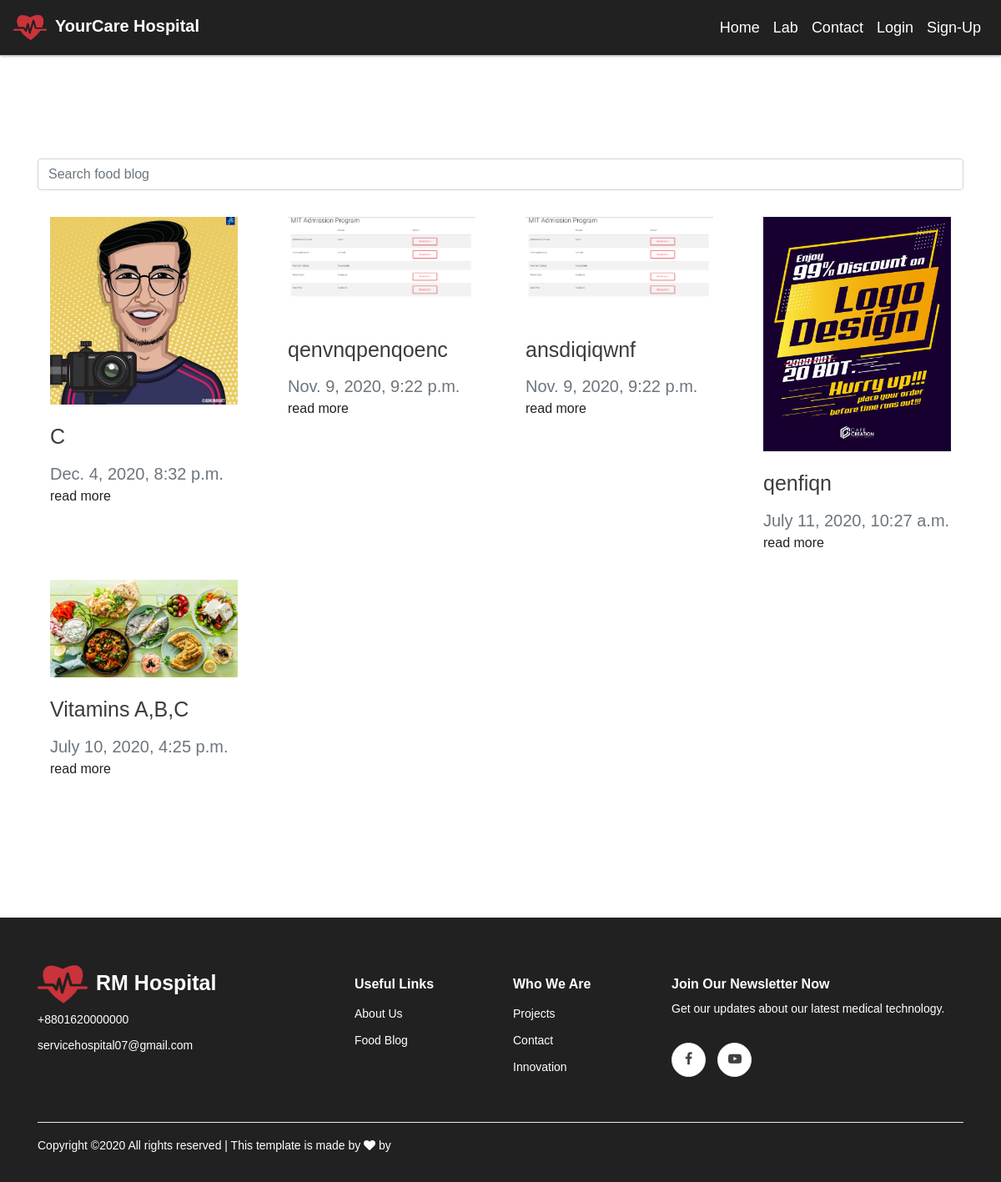
/food/posts/, run on the app's committed database.
### home/models.py (models this page shows, shortened)
class FoodBlog(models.Model):
	title = models.CharField(max_length=255, blank=True, default='')
	date = models.DateTimeField(default=datetime.datetime.now(), blank=True)
	post_image = models.ImageField(upload_to='blog_images', null=True, blank=True)
	formatted_image = ImageSpecField(source='post_image', processors=[ResizeToFill(220,220)], format='JPEG', options={'quality':90})
	description = RichTextField(max_length=1000, null=True, blank=True)
	slug = models.SlugField(unique=True,blank=True, default='')

### home/views.py (the view)
# urls.py: path('food/posts/',views.FoodBlogDetails.as_view(), name='food_posts'),
class FoodBlogDetails(View):
	template_name = 'home/food_blog.html'
	def get(self, request):
		food_blogs = FoodBlog.objects.all().order_by('-id')
		contexts = {
			'food_blogs': food_blogs,
		}
		return render(request, self.template_name, contexts)

### home/templates/home/food_blog.html
{% extends 'home/base.html' %}
{% block content %}
{% load static %}
<div class="container" style="margin-top: 100px; color: #3c3c3c;">
	<form action="{% url 'home:food_blog_search' %}" method="get">
		<div class="form-group">
			<input class="form-control" type="text" name="q" placeholder="Search food blog">
		</div>
	</form>
	<div class="row">
	{% for post in food_blogs %}
			<div class="col-md-3 my-3">
				<div class="container">
					<div>
						<img src="{{post.post_image.url}}" style="width:100%;display:block;margin-bottom: 20px;"/>
					</div>
						<div style="font-size: 25px;margin-bottom: 10px;">
							{{post.title}}
						</div>
					<div class="text-muted" style="font-size: 20px;">
						{{post.date}}
					</div>
					<div>
						<a href="{% url 'home:food_blog_post' post.slug %}">read more</a>
					</div>
				</div>
			</div>
	{% endfor %}
		</div>
</div>
{% endblock %}

### static/css/main.css (style rules this page uses)
body { padding-top: 90px; font-family: din,sans-serif; font-size: 1rem; font-weight: 400; line-height: 1.5; color: #212529; text-align: left; }
a { color: #222; }

### data on the page
FoodBlog: post_image (picture), title "C", date "Dec. 4, 2020, 8:32 p.m."
FoodBlog: post_image (picture), title "qenvnqpenqoenc", date "Nov. 9, 2020, 9:22 p.m."
FoodBlog: post_image (picture), title "ansdiqiqwnf", date "Nov. 9, 2020, 9:22 p.m."
FoodBlog: post_image (picture), title "qenfiqn", date "July 11, 2020, 10:27 a.m."
FoodBlog: post_image (picture), title "Vitamins A,B,C", date "July 10, 2020, 4:25 p.m."
